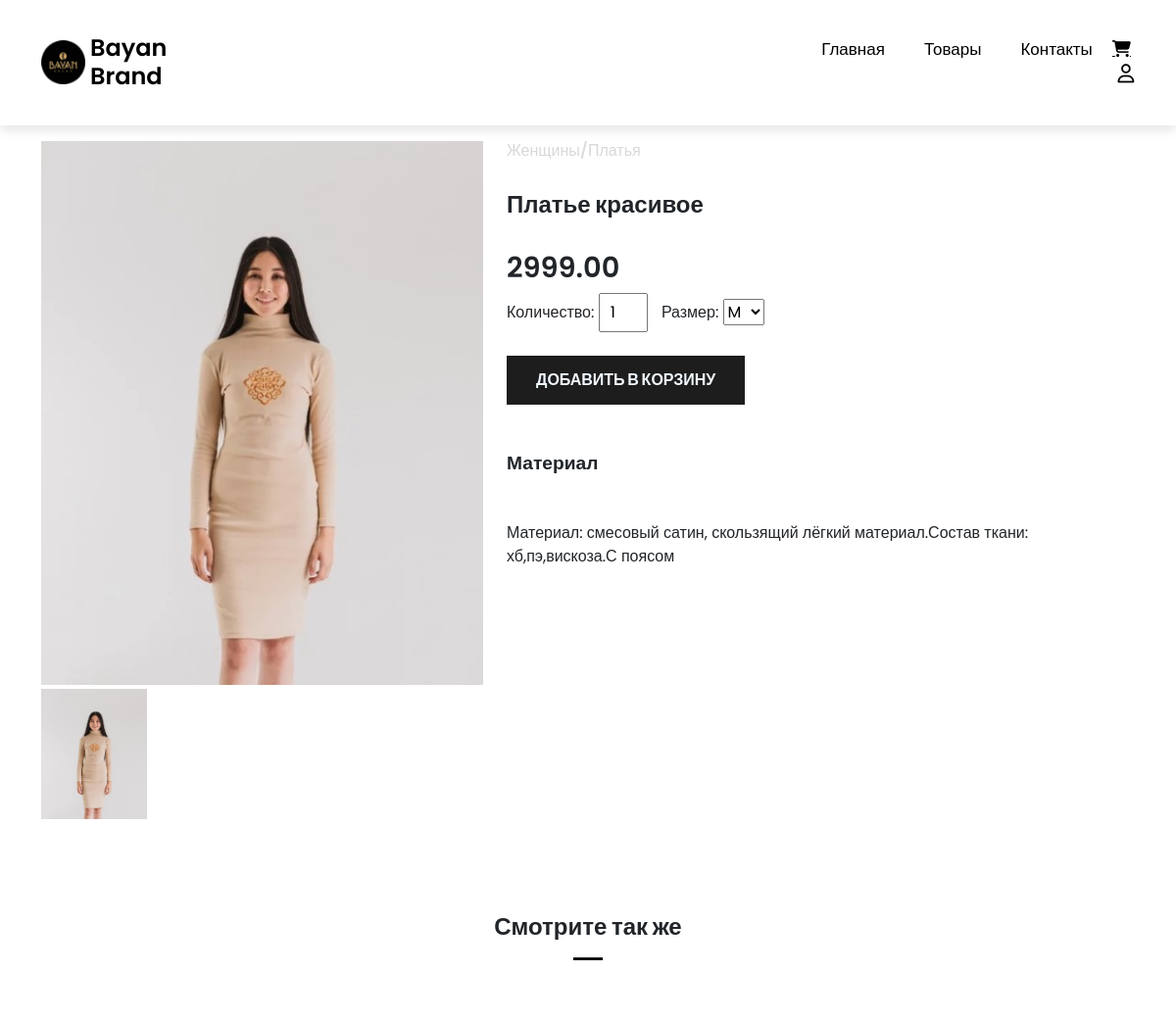
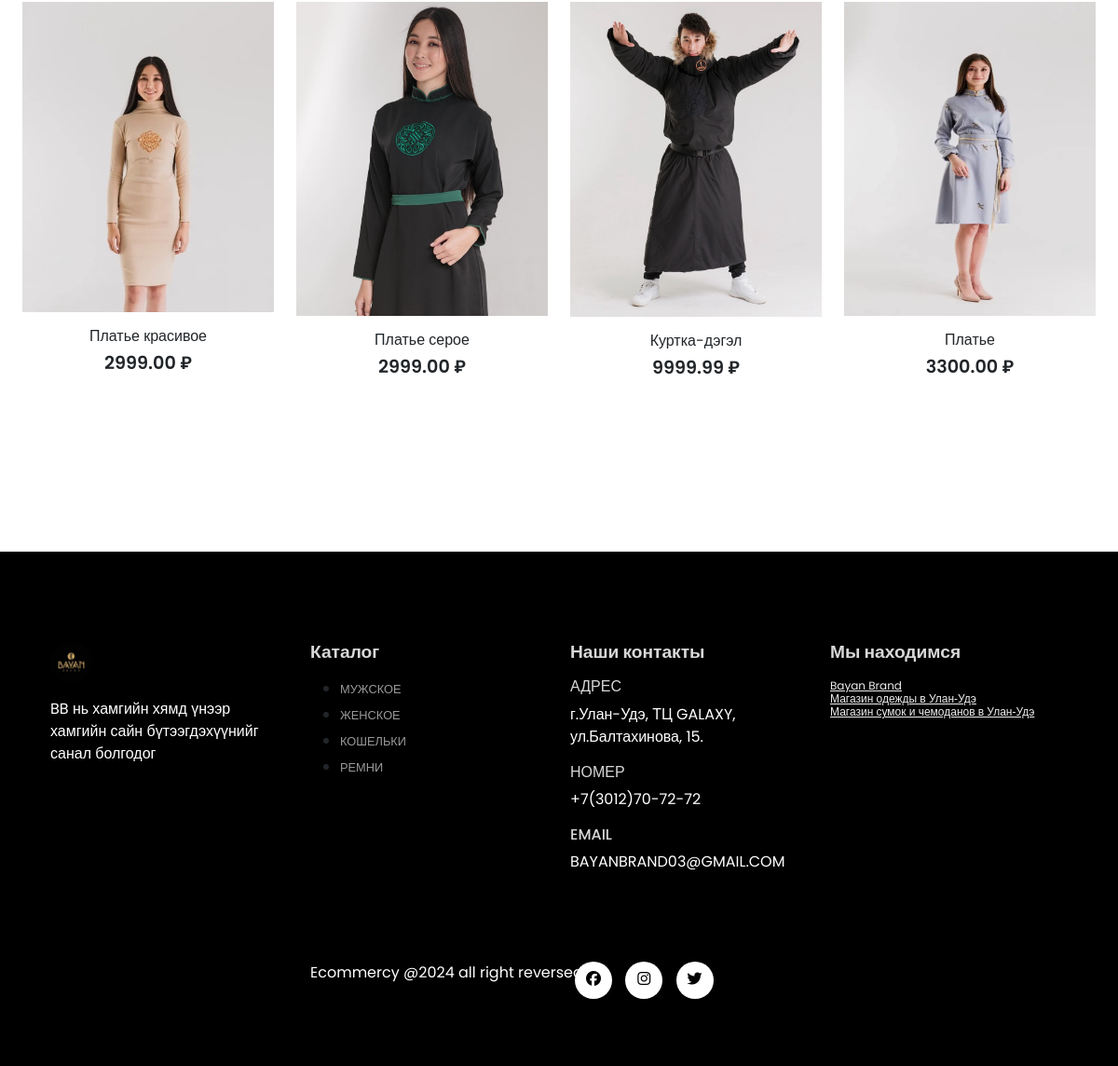
The app's page /single_product.php?product_id=1 with its own data (2 pictures, top to bottom).
### tables this page shows
CREATE TABLE `products` (
  `product_id` int(11) NOT NULL,
  `product_name` varchar(100) NOT NULL,
  `product_category` varchar(108) NOT NULL,
  `product_description` varchar(255) NOT NULL,
  `product_image` varchar(255) NOT NULL,
  `product_image2` varchar(255) DEFAULT NULL,
  `product_image3` varchar(255) DEFAULT NULL,
  `product_image4` varchar(255) DEFAULT NULL,
  `product_price` decimal(8,2) NOT NULL,
  `product_special_offer` int(2) DEFAULT NULL,
  `product_color` varchar(108) DEFAULT NULL
);

### server/get_featured_products.php (called while the page is built)
<?php
include('connection.php');
$stmt = $conn->prepare("select * from products limit 4");
$stmt->execute();
$featured_products = $stmt->get_result();
?>

### single_product.php (the view, shortened to what this page needs)
<?php
include('server/connection.php');
if(isset($_GET['product_id'])){
$product_id =$_GET['product_id'];
$stmt = $conn->prepare("select * from products  where product_id = ?");
$stmt->bind_param("i",$product_id);
$stmt->execute();
$product = $stmt->get_result();
}
else{
  header('location:index.php');
}
?>
<?php  include('layouts/header.php') ?>
<section class="container single-product my-5 pt-5">
  <div class="row mt-5 ">
    <?php  while($row =$product->fetch_assoc()) { ?>
    <div class="col-lg-5 col-md-6 col-sm-12">
      <img  class="img-fluid w-100 pb-1" src="assets/css/js/images/<?php  echo $row['product_image']; ?>" id="mainImg">
      <div class="small-img-group">
        <div class="small-img-col">
          <img src="assets/css/js/images/<?php  echo $row['product_image']; ?>" alt="" width="100%" class="small-img">
        </div>
        <div class="small-img-col">
        </div>
        <div class="small-img-col">
        </div>
      </div>
    </div>
<div class="col-lg-6 col-md-12 col-12">
  <h6>Женщины/Платья</h6>
  <h3 class="py-4"><?php  echo $row['product_name']; ?></h3>
  <h2><?php  echo $row['product_price']; ?></h2>
  <form action="cart.php" method="post">
  <label for="quantity">Количество:</label>
  <input type="number" id="quantity" name="product_quantity" value="1"/>
  <label for="size">Размер:</label>
  <select id="size" name="size">
    <option value="M" selected>M</option>
  </select>
<br><br>
  <button class="buy-btn"  type="submit" name="add_to_cart">Добавить в корзину</button>
  </form>
  <h4 class="mt-5 mb-5">Материал</h4>
  <span><?php  echo $row['product_description']; ?></span>
</div>
<?php } ?>
  </div>
</section>
<section id="featured" class="my-5 pb-5">
  <div class="container text-center mt-5 py-5">
    <h3>Смотрите так же</h3>
    <hr class="mx-auto">
  </div>
  <div class="row mx-auto container-fluid">
    <?php include('server/get_featured_products.php') ?>
    <?php while($row =$featured_products->fetch_assoc()){?>
    <div class="product  text-center col-lg-3 col-md-4 col-sm-12">
      <img  class="img-fluid mb-3" src="assets/css/js/images/<?php echo $row['product_image']; ?>">
      <h5 class="p-name"><?php echo $row['product_name']; ?></h5>
      <h4 class="p-price"><?php echo $row['product_price']; ?> ₽</h4>
      <a href="<?php  echo "single_product.php?product_id=".$row['product_id'];?>"><button class="buy-btn">В корзину</button></a>
    </div>
   <?php  } ?>
  </div>
</section>
<?php  include('layouts/footer.php') ?>

### assets/css/main.css (style rules this page uses)
* { margin: 0; padding: 0; box-sizing: border-box; }
body { font-family: 'Poppins',sans-serif; }
h2 { font-size: 1.8rem; font-weight: 600; }
h3 { font-size: 1.5rem; font-weight: 800; }
h4 { font-size: 1.2rem; font-weight: 600; }
h5 { font-size: 1rem; font-weight: 400; }
h6 { color: #d8d8d8; }
button { font-size: 0.8; font-weight: 900; outline: none; border: none; background-color: #1d1d1d; color: aliceblue; padding: 13px 30px; text-transform: uppercase; cursor: pointer; transition: 0.5 ease; }
.product { cursor: pointer; margin-bottom: 2rem; }
.product img { transition: 0.3s all; }
hr { width: 30px; height: 3px !important; opacity: 1 !important; background-color: #000; }
.small-img-group { display: flex; justify-content: space-between; }
.small-img-col { flex-basis: 24%; cursor: pointer; }
.single-product input { width: 50px; height: 40px; padding-left: 10px; font-size: 16px; margin-right: 10px; }
.single-product .buy-btn { background-color: #1d1d1d; opacity: 1; transition: 0.4s all; }

### records on screen
products: product_image (picture), product_name "Платье красивое", product_price "2999.00", product_description "Материал: смесовый сатин, скользящий лёгкий материал.Состав ткани: хб,пэ,вискоза.С поясом"
products: product_image (picture), product_name "Платье серое", product_price "2999.00"
products: product_image (picture), product_name "Куртка-дэгэл", product_price "9999.99"
products: product_image (picture), product_name "Платье", product_price "3300.00"
